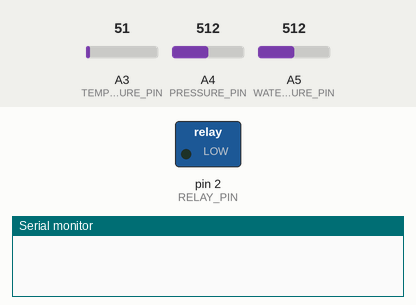
This sketch was run on a simulated Arduino Uno, built with avr-gcc and run on an emulated ATmega328P. Parts: switched loads named in the sketch (green lamp = pin HIGH), the last lines printed to the serial monitor. The inputs (shaded band) are chosen by the test bench; at power-on: A3 (TEMPERATURE_PIN) = 51, A4 (PRESSURE_PIN) = 512, A5 (WATER_PRESSURE_PIN) = 512.

Above: at 1.1 s.
At 2.1 s:
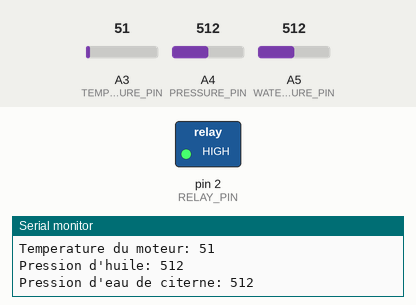
Timing chart, 0 to 3.6 s (numbered marks = the images above):
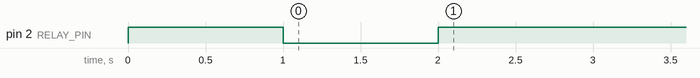

Measured:
- by itself, pin 2 (RELAY_PIN): HIGH → LOW at 1.0 s, → HIGH 1.0 s later

The sketch:

mouteur_disel.ino
```cpp
#include <Arduino.h>
#define RELAY_PIN 2
#define TEMPERATURE_PIN 3
#define PRESSURE_PIN 4
#define WATER_PRESSURE_PIN 5

const int seuilTempMax = 90;        // Seuil de température maximale acceptable pour le moteur
const int seuilPressionHuileMin = 25;  // Seuil minimal de pression d'huile acceptable
const int seuilPressionEauMin = 10;    // Seuil minimal de pression d'eau de citerne acceptable
void setup() {
  Serial.begin(115200);

  pinMode(RELAY_PIN, OUTPUT);
  pinMode(TEMPERATURE_PIN, INPUT);
  pinMode(PRESSURE_PIN, INPUT);
  pinMode(WATER_PRESSURE_PIN, INPUT);

    // Allume le moteur diesel
  digitalWrite(RELAY_PIN, HIGH);
  delay(1000);

  // Éteint le moteur diesel
  digitalWrite(RELAY_PIN, LOW);
  delay(1000);
}

void loop() {

// Lecture de la température
  int temperature = analogRead(TEMPERATURE_PIN);
// Lecture de la pression
  int pressure = analogRead(PRESSURE_PIN);
   // Lecture de la pression d'eau
  int waterPressure = analogRead(WATER_PRESSURE_PIN);
  // Vérification de la température

  //affichage les valeurs mesurés
  Serial.println("Temperature du moteur: " + String(temperature));
  Serial.println("Pression d'huile: " + String(pressure));
  Serial.println("Pression d'eau de citerne: " + String(waterPressure));


  if (temperature < seuilTempMax && pressure > seuilPressionHuileMin && waterPressure > seuilPressionEauMin) {
    digitalWrite(RELAY_PIN, HIGH);

   // Ajouter ici d'autres actions ou capteurs en fonction de vos besoins
    delay(60000);  // Attendez 1 minute avant de vérifier à nouveau les conditions
  }
  else {

    digitalWrite(RELAY_PIN, LOW);
   // Ajouter ici d'autres actions ou capteurs en fonction de vos besoins

   delay(60000);  // Attendez 1 minute avant de vérifier à nouveau les conditions
  }
}
```
